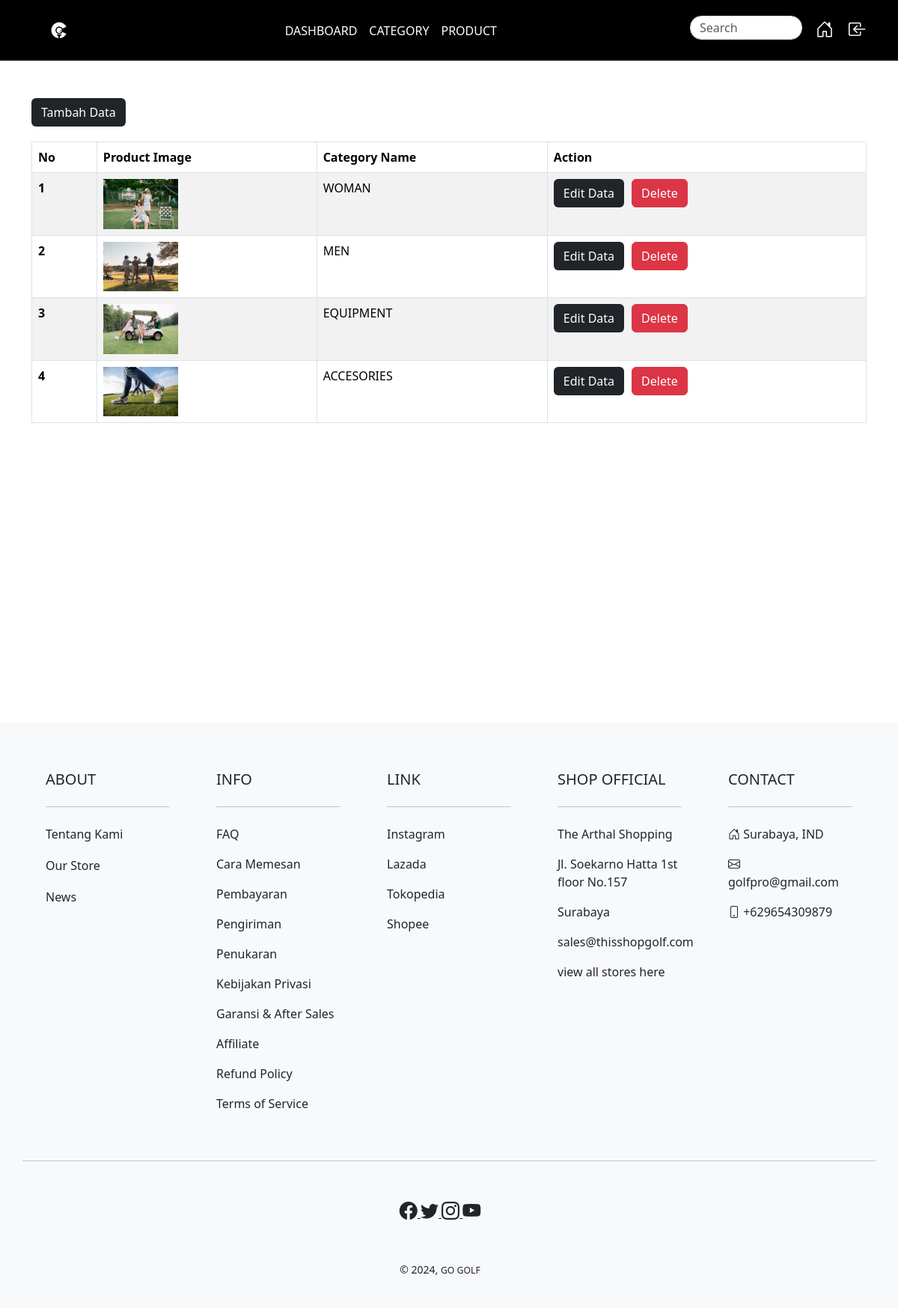
The app's page /tambahkategori.php (signed in) with its own data.
### tables this page shows
CREATE TABLE `kategori` (
  `id` int NOT NULL,
  `nama_kategori` varchar(255) NOT NULL,
  `gambar` varchar(50) NOT NULL
);

### tambahkategori.php (the view, shortened to what this page needs)
<?php
include 'lib/connection.php';
$query = 'select * from kategori';
$result_kategori = mysqli_query($conn, $query);
?>
<!doctype html>
<html lang="en">
<head>
    <link rel="stylesheet" href="css/stylee.css">
    <link href="https://cdn.jsdelivr.net/npm/bootstrap@5.3.3/dist/css/bootstrap.min.css" rel="stylesheet"
>
    <link rel="stylesheet"
        href="https://cdnjs.cloudflare.com/ajax/libs/bootstrap-icons/1.10.0/font/bootstrap-icons.min.css">
</head>
<body>
    <?php
    include 'template/admin-menu.php'
    ?>
    <div class="container" style="margin-bottom: 400px; margin-top:50px">
        <button type="button" class="btn text-white bg-dark"
            style="margin-bottom: 20px; margin-top:10px background-color : black;" data-bs-toggle="modal"
            data-bs-target="#exampleModal">
            Tambah Data
        </button>
        <table class="table table-striped table-hover table-bordered">
            <thead class="tread-dark">
                <tr>
                    <th scope="col">No</th>
                    <th scope="col">Product Image</th>
                    <th scope="col">Category Name</th>
                    <th scope="col">Action</th>
                </tr>
            </thead>
            <tbody>
                <?php if ($result_kategori):?>
                <?php $i = 1?>
                <?php while ($row = mysqli_fetch_assoc($result_kategori)):?>
                <tr>
                    <th scope="row"><?=$i?></th>
                    <td><img src="<?=$row['gambar']?>" style="width:100px"></td>
                    <td><?=$row['nama_kategori']?></td>
                    <td>
                        <div class='d-flex'>
                            <button type='button' class='btn text-white bg-dark' style='margin-right: 10px;'
                                data-bs-toggle='modal' data-bs-target='#EditModal<?=$row['id']?>'>
                                Edit Data
                            </button>
                            <form method='post'>
                                <button type='submit' name='delete' class='btn btn-danger'>Delete</button>
                            </form>
                        </div>
                    </td>
                </tr>
                <?php $i++?>
                <?php endwhile?>
                <?php endif ?>
            </tbody>
        </table>
    </div>
    <?php
    include 'template/footer.php'
    ?>
</body>
</html>

### records on screen
kategori: gambar (picture), nama_kategori "WOMAN"
kategori: gambar (picture), nama_kategori "MEN"
kategori: gambar (picture), nama_kategori "EQUIPMENT"
kategori: gambar (picture), nama_kategori "ACCESORIES"
